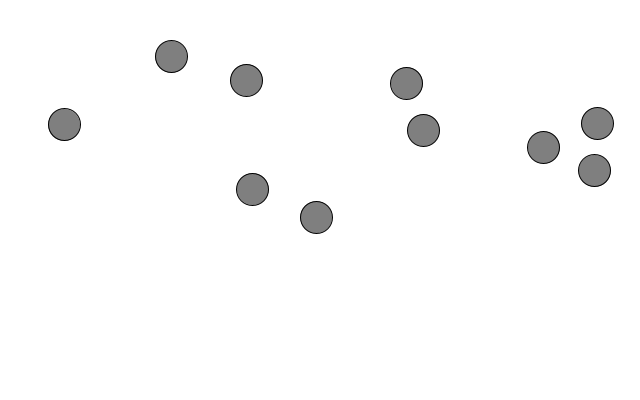
Frame 1 (no input)
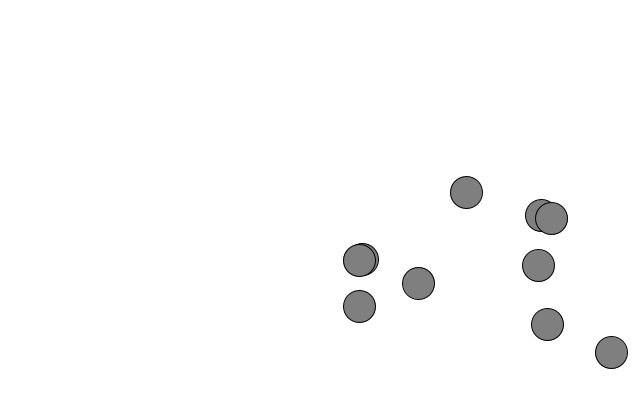
Frame 60 (the mouse pressed at the canvas centre just before this capture)
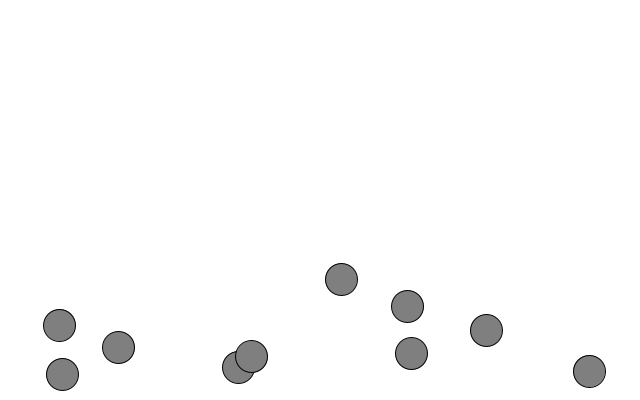
Frame 120 (the mouse held since frame 60 and released just before this capture)

The Processing sketch that drew these frames (run headless with seeded random() and noise(); from frame 60 on, the mouse is pressed at the canvas centre):

// Processing sketch: sketch_003_OOP_2
// ── sketch_003_OOP_2.pde
Ball[] myBalls;

void setup() {
  size(640, 400);
  smooth();
  myBalls = new Ball[10];
  
  for (int i = 0; i < myBalls.length; i ++) {
    myBalls[i] = new Ball(random(50, width-20), random(50, height-50));
  }
}

void draw() {
  background(255);
  for (int i = 0; i < myBalls.length; i ++) {
    myBalls[i].update();
    myBalls[i].checkEdges();
    myBalls[i].display();
  }
}


// ── Ball.pde
class Ball{
 float x;
 float y;
 float xspeed = 5;
 float yspeed = 2.3;
 float ellipseD = 32;
 
 Ball(float x_, float y_){
   x = x_;
   y = y_;
 }
 
 void display(){
   stroke(0);
   fill(127);
   ellipse(x,y,ellipseD,ellipseD);
 }
 
 void update(){
   x = x + xspeed;
   y = y + yspeed;
 }
 
 void checkEdges(){
   if(x+ellipseD/2 > width || x-ellipseD/2 < 0){
     xspeed = xspeed*-1;
   }
   if(y+ellipseD/2 > height || y-ellipseD/2 < 0){
     yspeed = yspeed*-1;
   }
 }
}
